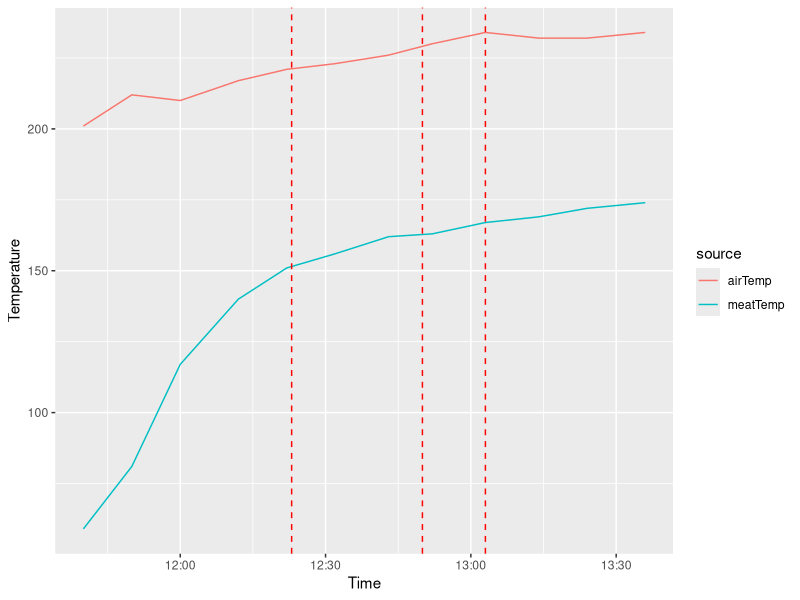

Here is the R script that generated this plot:
## ---- chunk 1
library(ggplot2)
library(dplyr)
library(tidyr)

time=c('11:40','11:50','12:00','12:12','12:22','12:32','12:43','12:52','13:03','13:14','13:24','13:36')
meatTemp=c(59,81,117,140,151,156,162,163,167,169,172,174)
airTemp=c(201,212,210,217,221,223,226,230,234,232,232,234)

hm=as.POSIXct(strptime(time, '%H:%M',tz='GMT')) 
df=data.frame(meatTemp,airTemp,hm) %>%
  gather(source,temp,-hm)
p=ggplot(df,aes(hm,temp,color=source)) + 
  geom_line() + 
  ylab('Temperature') +
  xlab('Time') 

# add horizontal lines for vent adjustments
reductions=c('12:23','12:50','13:03')
for (t in reductions){
  p = p + geom_vline(xintercept = as.POSIXct(strptime(t, '%H:%M',tz='GMT')) ,linetype='dashed',size=0.5,color='red')
}
  
print(p) 
